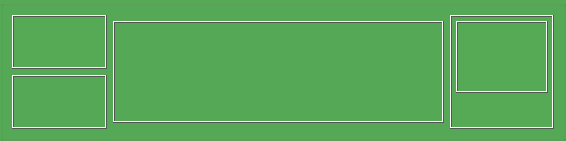
       <widget class="QGroupBox" name="groupBox5" >
        <property name="sizePolicy" >
         <sizepolicy>
          <hsizetype>0</hsizetype>
          <vsizetype>0</vsizetype>
          <horstretch>0</horstretch>
          <verstretch>0</verstretch>
         </sizepolicy>
        </property>
        <property name="palette" >
         <palette>
          <active>
           <colorrole role="WindowText" >
            <brush brushstyle="SolidPattern" >
             <color alpha="255" >
              <red>0</red>
              <green>0</green>
              <blue>0</blue>
             </color>
            </brush>
           </colorrole>
           <colorrole role="Button" >
            <brush brushstyle="SolidPattern" >
             <color alpha="255" >
              <red>221</red>
              <green>223</green>
              <blue>228</blue>
             </color>
            </brush>
           </colorrole>
           <colorrole role="Light" >
            <brush brushstyle="SolidPattern" >
             <color alpha="255" >
              <red>255</red>
              <green>255</green>
              <blue>255</blue>
             </color>
            </brush>
           </colorrole>
           <colorrole role="Midlight" >
            <brush brushstyle="SolidPattern" >
             <color alpha="255" >
              <red>255</red>
              <green>255</green>
              <blue>255</blue>
             </color>
            </brush>
           </colorrole>
           <colorrole role="Dark" >
            <brush brushstyle="SolidPattern" >
             <color alpha="255" >
              <red>85</red>
              <green>85</green>
              <blue>85</blue>
             </color>
            </brush>
           </colorrole>
           <colorrole role="Mid" >
            <brush brushstyle="SolidPattern" >
             <color alpha="255" >
              <red>199</red>
              <green>199</green>
              <blue>199</blue>
             </color>
            </brush>
           </colorrole>
           <colorrole role="Text" >
            <brush brushstyle="SolidPattern" >
             <color alpha="255" >
              <red>0</red>
              <green>0</green>
              <blue>0</blue>
             </color>
            </brush>
           </colorrole>
           <colorrole role="BrightText" >
            <brush brushstyle="SolidPattern" >
             <color alpha="255" >
              <red>255</red>
              <green>255</green>
              <blue>255</blue>
             </color>
            </brush>
           </colorrole>
           <colorrole role="ButtonText" >
            <brush brushstyle="SolidPattern" >
             <color alpha="255" >
              <red>0</red>
              <green>0</green>
              <blue>0</blue>
             </color>
            </brush>
           </colorrole>
           <colorrole role="Base" >
            <brush brushstyle="SolidPattern" >
             <color alpha="255" >
              <red>255</red>
              <green>255</green>
              <blue>255</blue>
             </color>
            </brush>
           </colorrole>
           <colorrole role="Window" >
            <brush brushstyle="SolidPattern" >
             <color alpha="255" >
              <red>86</red>
              <green>170</green>
              <blue>86</blue>
             </color>
            </brush>
           </colorrole>
           <colorrole role="Shadow" >
            <brush brushstyle="SolidPattern" >
             <color alpha="255" >
              <red>0</red>
              <green>0</green>
              <blue>0</blue>
             </color>
            </brush>
           </colorrole>
           <colorrole role="Highlight" >
            <brush brushstyle="SolidPattern" >
             <color alpha="255" >
              <red>103</red>
              <green>141</green>
              <blue>178</blue>
             </color>
            </brush>
           </colorrole>
           <colorrole role="HighlightedText" >
            <brush brushstyle="SolidPattern" >
             <color alpha="255" >
              <red>255</red>
              <green>255</green>
              <blue>255</blue>
             </color>
            </brush>
           </colorrole>
           <colorrole role="Link" >
            <brush brushstyle="SolidPattern" >
             <color alpha="255" >
              <red>0</red>
              <green>0</green>
              <blue>238</blue>
             </color>
            </brush>
           </colorrole>
           <colorrole role="LinkVisited" >
            <brush brushstyle="SolidPattern" >
             <color alpha="255" >
              <red>82</red>
              <green>24</green>
              <blue>139</blue>
             </color>
            </brush>
           </colorrole>
           <colorrole role="AlternateBase" >
            <brush brushstyle="SolidPattern" >
             <color alpha="255" >
              <red>232</red>
              <green>232</green>
              <blue>232</blue>
             </color>
            </brush>
           </colorrole>
          </active>
          <inactive>
           <colorrole role="WindowText" >
            <brush brushstyle="SolidPattern" >
             <color alpha="255" >
              <red>0</red>
              <green>0</green>
              <blue>0</blue>
             </color>
            </brush>
           </colorrole>
           <colorrole role="Button" >
            <brush brushstyle="SolidPattern" >
             <color alpha="255" >
              <red>221</red>
              <green>223</green>
              <blue>228</blue>
             </color>
            </brush>
           </colorrole>
           <colorrole role="Light" >
            <brush brushstyle="SolidPattern" >
             <color alpha="255" >
              <red>255</red>
              <green>255</green>
              <blue>255</blue>
             </color>
            </brush>
           </colorrole>
           <colorrole role="Midlight" >
            <brush brushstyle="SolidPattern" >
             <color alpha="255" >
              <red>255</red>
              <green>255</green>
              <blue>255</blue>
             </color>
            </brush>
           </colorrole>
           <colorrole role="Dark" >
            <brush brushstyle="SolidPattern" >
             <color alpha="255" >
              <red>85</red>
              <green>85</green>
              <blue>85</blue>
             </color>
            </brush>
           </colorrole>
           <colorrole role="Mid" >
            <brush brushstyle="SolidPattern" >
             <color alpha="255" >
              <red>199</red>
              <green>199</green>
              <blue>199</blue>
             </color>
            </brush>
           </colorrole>
           <colorrole role="Text" >
            <brush brushstyle="SolidPattern" >
             <color alpha="255" >
              <red>0</red>
              <green>0</green>
              <blue>0</blue>
             </color>
            </brush>
           </colorrole>
           <colorrole role="BrightText" >
            <brush brushstyle="SolidPattern" >
             <color alpha="255" >
              <red>255</red>
              <green>255</green>
              <blue>255</blue>
             </color>
            </brush>
           </colorrole>
           <colorrole role="ButtonText" >
            <brush brushstyle="SolidPattern" >
             <color alpha="255" >
              <red>0</red>
              <green>0</green>
              <blue>0</blue>
             </color>
            </brush>
           </colorrole>
           <colorrole role="Base" >
            <brush brushstyle="SolidPattern" >
             <color alpha="255" >
              <red>255</red>
              <green>255</green>
              <blue>255</blue>
             </color>
            </brush>
           </colorrole>
           <colorrole role="Window" >
            <brush brushstyle="SolidPattern" >
             <color alpha="255" >
              <red>86</red>
              <green>170</green>
              <blue>86</blue>
             </color>
            </brush>
           </colorrole>
           <colorrole role="Shadow" >
            <brush brushstyle="SolidPattern" >
             <color alpha="255" >
              <red>0</red>
              <green>0</green>
              <blue>0</blue>
             </color>
            </brush>
           </colorrole>
           <colorrole role="Highlight" >
            <brush brushstyle="SolidPattern" >
             <color alpha="255" >
              <red>103</red>
              <green>141</green>
              <blue>178</blue>
             </color>
            </brush>
           </colorrole>
           <colorrole role="HighlightedText" >
            <brush brushstyle="SolidPattern" >
             <color alpha="255" >
              <red>255</red>
              <green>255</green>
              <blue>255</blue>
             </color>
            </brush>
           </colorrole>
           <colorrole role="Link" >
            <brush brushstyle="SolidPattern" >
             <color alpha="255" >
              <red>0</red>
              <green>0</green>
              <blue>238</blue>
             </color>
            </brush>
           </colorrole>
           <colorrole role="LinkVisited" >
            <brush brushstyle="SolidPattern" >
             <color alpha="255" >
              <red>82</red>
              <green>24</green>
              <blue>139</blue>
             </color>
            </brush>
           </colorrole>
           <colorrole role="AlternateBase" >
            <brush brushstyle="SolidPattern" >
             <color alpha="255" >
              <red>232</red>
              <green>232</green>
              <blue>232</blue>
             </color>
            </brush>
           </colorrole>
          </inactive>
          <disabled>
           <colorrole role="WindowText" >
            <brush brushstyle="SolidPattern" >
             <color alpha="255" >
              <red>128</red>
              <green>128</green>
              <blue>128</blue>
             </color>
            </brush>
           </colorrole>
           <colorrole role="Button" >
            <brush brushstyle="SolidPattern" >
             <color alpha="255" >
              <red>221</red>
              <green>223</green>
              <blue>228</blue>
             </color>
            </brush>
           </colorrole>
           <colorrole role="Light" >
            <brush brushstyle="SolidPattern" >
             <color alpha="255" >
              <red>255</red>
              <green>255</green>
              <blue>255</blue>
             </color>
            </brush>
           </colorrole>
           <colorrole role="Midlight" >
            <brush brushstyle="SolidPattern" >
             <color alpha="255" >
              <red>255</red>
              <green>255</green>
              <blue>255</blue>
             </color>
            </brush>
           </colorrole>
           <colorrole role="Dark" >
            <brush brushstyle="SolidPattern" >
             <color alpha="255" >
              <red>85</red>
              <green>85</green>
              <blue>85</blue>
             </color>
            </brush>
           </colorrole>
           <colorrole role="Mid" >
            <brush brushstyle="SolidPattern" >
             <color alpha="255" >
              <red>199</red>
              <green>199</green>
              <blue>199</blue>
             </color>
            </brush>
           </colorrole>
           <colorrole role="Text" >
            <brush brushstyle="SolidPattern" >
             <color alpha="255" >
              <red>199</red>
              <green>199</green>
              <blue>199</blue>
             </color>
            </brush>
           </colorrole>
           <colorrole role="BrightText" >
            <brush brushstyle="SolidPattern" >
             <color alpha="255" >
              <red>255</red>
              <green>255</green>
              <blue>255</blue>
             </color>
            </brush>
           </colorrole>
           <colorrole role="ButtonText" >
            <brush brushstyle="SolidPattern" >
             <color alpha="255" >
              <red>128</red>
              <green>128</green>
              <blue>128</blue>
             </color>
            </brush>
           </colorrole>
           <colorrole role="Base" >
            <brush brushstyle="SolidPattern" >
             <color alpha="255" >
              <red>86</red>
              <green>170</green>
              <blue>86</blue>
             </color>
            </brush>
           </colorrole>
           <colorrole role="Window" >
            <brush brushstyle="SolidPattern" >
             <color alpha="255" >
              <red>86</red>
              <green>170</green>
              <blue>86</blue>
             </color>
            </brush>
           </colorrole>
           <colorrole role="Shadow" >
            <brush brushstyle="SolidPattern" >
             <color alpha="255" >
              <red>0</red>
              <green>0</green>
              <blue>0</blue>
             </color>
            </brush>
           </colorrole>
           <colorrole role="Highlight" >
            <brush brushstyle="SolidPattern" >
             <color alpha="255" >
              <red>86</red>
              <green>117</green>
              <blue>148</blue>
             </color>
            </brush>
           </colorrole>
           <colorrole role="HighlightedText" >
            <brush brushstyle="SolidPattern" >
             <color alpha="255" >
              <red>255</red>
              <green>255</green>
              <blue>255</blue>
             </color>
            </brush>
           </colorrole>
           <colorrole role="Link" >
            <brush brushstyle="SolidPattern" >
             <color alpha="255" >
              <red>0</red>
              <green>0</green>
              <blue>238</blue>
             </color>
            </brush>
           </colorrole>
           <colorrole role="LinkVisited" >
            <brush brushstyle="SolidPattern" >
             <color alpha="255" >
              <red>82</red>
              <green>24</green>
              <blue>139</blue>
             </color>
            </brush>
           </colorrole>
           <colorrole role="AlternateBase" >
            <brush brushstyle="SolidPattern" >
             <color alpha="255" >
              <red>232</red>
              <green>232</green>
              <blue>232</blue>
             </color>
            </brush>
           </colorrole>
          </disabled>
         </palette>
        </property>
        <property name="autoFillBackground" >
         <bool>true</bool>
        </property>
        <property name="title" >
         <string/>
        </property>
        <layout class="QGridLayout" >
         <property name="margin" >
          <number>9</number>
         </property>
         <property name="spacing" >
          <number>6</number>
         </property>
         <item row="0" column="2" >
          <widget class="QFrame" name="frame_4" >
           <property name="sizePolicy" >
            <sizepolicy>
             <hsizetype>0</hsizetype>
             <vsizetype>0</vsizetype>
             <horstretch>0</horstretch>
             <verstretch>0</verstretch>
            </sizepolicy>
           </property>
           <property name="minimumSize" >
            <size>
             <width>104</width>
             <height>114</height>
            </size>
           </property>
           <property name="autoFillBackground" >
            <bool>true</bool>
           </property>
           <property name="frameShape" >
            <enum>QFrame::Box</enum>
           </property>
           <property name="frameShadow" >
            <enum>QFrame::Raised</enum>
           </property>
           <layout class="QGridLayout" >
            <property name="margin" >
             <number>4</number>
            </property>
            <property name="spacing" >
             <number>4</number>
            </property>
            <item row="0" column="0" >
             <widget class="QFrame" name="frame_Pot" >
              <property name="autoFillBackground" >
               <bool>true</bool>
              </property>
              <property name="frameShape" >
               <enum>QFrame::Box</enum>
              </property>
              <property name="frameShadow" >
               <enum>QFrame::Raised</enum>
              </property>
              <layout class="QGridLayout" >
               <property name="margin" >
                <number>4</number>
               </property>
               <property name="spacing" >
                <number>0</number>
               </property>
               <item row="0" column="0" >
                <widget class="QLabel" name="label_Pot" >
                 <property name="minimumSize" >
                  <size>
                   <width>0</width>
                   <height>30</height>
                  </size>
                 </property>
                 <property name="maximumSize" >
                  <size>
                   <width>16777215</width>
                   <height>30</height>
                  </size>
                 </property>
                 <property name="autoFillBackground" >
                  <bool>true</bool>
                 </property>
                 <property name="text" >
                  <string/>
                 </property>
                </widget>
               </item>
               <item row="1" column="0" >
                <widget class="QLabel" name="textLabel_Pot" >
                 <property name="minimumSize" >
                  <size>
                   <width>0</width>
                   <height>25</height>
                  </size>
                 </property>
                 <property name="maximumSize" >
                  <size>
                   <width>16777215</width>
                   <height>25</height>
                  </size>
                 </property>
                 <property name="autoFillBackground" >
                  <bool>true</bool>
                 </property>
                </widget>
               </item>
              </layout>
             </widget>
            </item>
            <item row="1" column="0" >
             <layout class="QHBoxLayout" >
              <property name="margin" >
               <number>0</number>
              </property>
              <property name="spacing" >
               <number>4</number>
              </property>
              <item>
               <widget class="QLabel" name="label_Sets" >
                <property name="minimumSize" >
                 <size>
                  <width>0</width>
                  <height>26</height>
                 </size>
                </property>
                <property name="maximumSize" >
                 <size>
                  <width>16777215</width>
                  <height>26</height>
                 </size>
                </property>
                <property name="buddy" >
                 <cstring></cstring>
                </property>
               </widget>
              </item>
              <item>
               <widget class="QLabel" name="textLabel_Sets" >
                <property name="minimumSize" >
                 <size>
                  <width>0</width>
                  <height>26</height>
                 </size>
                </property>
                <property name="maximumSize" >
                 <size>
                  <width>16777215</width>
                  <height>26</height>
                 </size>
                </property>
               </widget>
              </item>
             </layout>
            </item>
           </layout>
          </widget>
         </item>
         <item row="0" column="1" >
          <widget class="QFrame" name="frame_5" >
           <property name="sizePolicy" >
            <sizepolicy>
             <hsizetype>0</hsizetype>
             <vsizetype>0</vsizetype>
             <horstretch>0</horstretch>
             <verstretch>0</verstretch>
            </sizepolicy>
           </property>
           <property name="frameShape" >
            <enum>QFrame::Box</enum>
           </property>
           <property name="frameShadow" >
            <enum>QFrame::Raised</enum>
           </property>
           <layout class="QGridLayout" >
            <property name="margin" >
             <number>9</number>
            </property>
            <property name="spacing" >
             <number>6</number>
            </property>
            <item row="0" column="4" >
             <widget class="QLabel" name="pixmapLabel_cardBoard4" >
              <property name="minimumSize" >
               <size>
                <width>57</width>
                <height>80</height>
               </size>
              </property>
              <property name="maximumSize" >
               <size>
                <width>57</width>
                <height>80</height>
               </size>
              </property>
              <property name="text" >
               <string/>
              </property>
             </widget>
            </item>
            <item row="0" column="3" >
             <widget class="QLabel" name="pixmapLabel_cardBoard3" >
              <property name="minimumSize" >
               <size>
                <width>57</width>
                <height>80</height>
               </size>
              </property>
              <property name="maximumSize" >
               <size>
                <width>57</width>
                <height>80</height>
               </size>
              </property>
              <property name="text" >
               <string/>
              </property>
             </widget>
            </item>
            <item row="0" column="2" >
             <widget class="QLabel" name="pixmapLabel_cardBoard2" >
              <property name="minimumSize" >
               <size>
                <width>57</width>
                <height>80</height>
               </size>
              </property>
              <property name="maximumSize" >
               <size>
                <width>57</width>
                <height>80</height>
               </size>
              </property>
              <property name="text" >
               <string/>
              </property>
             </widget>
            </item>
            <item row="0" column="1" >
             <widget class="QLabel" name="pixmapLabel_cardBoard1" >
              <property name="minimumSize" >
               <size>
                <width>57</width>
                <height>80</height>
               </size>
              </property>
              <property name="maximumSize" >
               <size>
                <width>57</width>
                <height>80</height>
               </size>
              </property>
              <property name="text" >
               <string/>
              </property>
             </widget>
            </item>
            <item row="0" column="0" >
             <widget class="QLabel" name="pixmapLabel_cardBoard0" >
              <property name="minimumSize" >
               <size>
                <width>57</width>
                <height>80</height>
               </size>
              </property>
              <property name="maximumSize" >
               <size>
                <width>57</width>
                <height>80</height>
               </size>
              </property>
              <property name="text" >
               <string/>
              </property>
             </widget>
            </item>
           </layout>
          </widget>
         </item>
         <item row="0" column="0" >
          <layout class="QGridLayout" >
           <property name="margin" >
            <number>0</number>
           </property>
           <property name="spacing" >
            <number>6</number>
           </property>
           <item row="1" column="0" >
            <widget class="QFrame" name="frame_11" >
             <property name="minimumSize" >
              <size>
               <width>95</width>
               <height>16</height>
              </size>
             </property>
             <property name="frameShape" >
              <enum>QFrame::Box</enum>
             </property>
             <property name="frameShadow" >
              <enum>QFrame::Raised</enum>
             </property>
             <layout class="QGridLayout" >
              <property name="margin" >
               <number>2</number>
              </property>
              <property name="spacing" >
               <number>0</number>
              </property>
              <item rowspan="2" row="0" column="0" >
               <widget class="QLabel" name="textLabel_gameNumber" />
              </item>
             </layout>
            </widget>
           </item>
           <item row="0" column="0" >
            <widget class="QFrame" name="frame_bettingRoundsLabel" >
             <property name="minimumSize" >
              <size>
               <width>95</width>
               <height>36</height>
              </size>
             </property>
             <property name="autoFillBackground" >
              <bool>true</bool>
             </property>
             <property name="frameShape" >
              <enum>QFrame::Box</enum>
             </property>
             <property name="frameShadow" >
              <enum>QFrame::Raised</enum>
             </property>
             <layout class="QGridLayout" >
              <property name="margin" >
               <number>3</number>
              </property>
              <property name="spacing" >
               <number>0</number>
              </property>
              <item row="0" column="0" >
               <widget class="QLabel" name="textLabel_bettingRoundsLabel" />
              </item>
             </layout>
            </widget>
           </item>
          </layout>
         </item>
        </layout>
       </widget>
